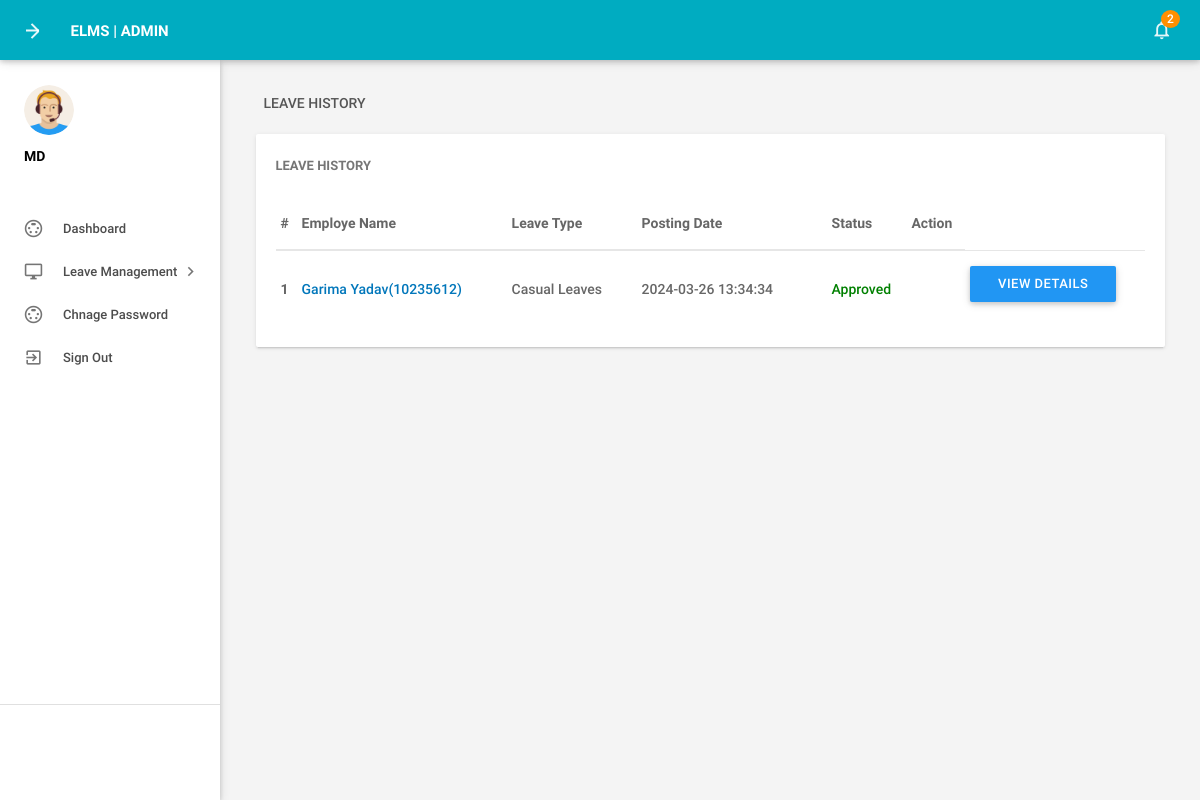
The app's page /elms/elms/md/leaves.php (signed in) with its own data.
### tables this page shows
CREATE TABLE `tblleaves` (
  `id` int(11) NOT NULL,
  `LeaveType` varchar(110) DEFAULT NULL,
  `ToDate` varchar(120) DEFAULT NULL,
  `FromDate` varchar(120) DEFAULT NULL,
  `Description` mediumtext DEFAULT NULL,
  `PostingDate` timestamp NULL DEFAULT current_timestamp(),
  `AdminRemark` mediumtext DEFAULT NULL,
  `AdminRemarkDate` varchar(120) DEFAULT NULL,
  `Status` int(1) DEFAULT NULL,
  `IsRead` int(1) DEFAULT NULL,
  `empid` int(11) DEFAULT NULL
);

CREATE TABLE `tblemployees` (
  `id` int(11) NOT NULL,
  `EmpId` varchar(100) NOT NULL,
  `FirstName` varchar(150) DEFAULT NULL,
  `LastName` varchar(150) DEFAULT NULL,
  `EmailId` varchar(200) DEFAULT NULL,
  `Password` varchar(180) DEFAULT NULL,
  `Gender` varchar(100) DEFAULT NULL,
  `Dob` varchar(100) DEFAULT NULL,
  `Department` varchar(255) DEFAULT NULL,
  `Address` varchar(255) DEFAULT NULL,
  `City` varchar(200) DEFAULT NULL,
  `Country` varchar(150) DEFAULT NULL,
  `Phonenumber` char(11) DEFAULT NULL,
  `Status` int(1) DEFAULT NULL,
  `RegDate` timestamp NULL DEFAULT current_timestamp()
);

### elms/elms/md/leaves.php (the view, shortened to what this page needs)
<?php
include('includes/config.php');
if(strlen($_SESSION['alogin'])==0)
    {
header('location:index.php');
}
else{
 ?>
<!DOCTYPE html>
<html lang="en">
    <head>
        <link type="text/css" rel="stylesheet" href="../assets/plugins/materialize/css/materialize.min.css"/>
        <link href="../assets/plugins/material-preloader/css/materialPreloader.min.css" rel="stylesheet">
        <link href="../assets/plugins/datatables/css/jquery.dataTables.min.css" rel="stylesheet">
                <link href="../assets/plugins/google-code-prettify/prettify.css" rel="stylesheet" type="text/css"/>
        <link href="../assets/css/alpha.min.css" rel="stylesheet" type="text/css"/>
        <link href="../assets/css/custom.css" rel="stylesheet" type="text/css"/>
    </head>
    <body>
       <?php include('includes/header.php');?>
       <?php include('includes/sidebar.php');?>
            <main class="mn-inner">
                <div class="row">
                    <div class="col s12">
                        <div class="page-title">Leave History</div>
                    </div>
                    <div class="col s12 m12 l12">
                        <div class="card">
                            <div class="card-content">
                                <span class="card-title">Leave History</span>
                                <table id="example" class="display responsive-table ">
                                    <thead>
                                        <tr>
                                            <th>#</th>
                                            <th width="200">Employe Name</th>
                                            <th width="120">Leave Type</th>
                                             <th width="180">Posting Date</th>
                                            <th>Status</th>
                                            <th align="center">Action</th>
                                        </tr>
                                    </thead>
                                    <tbody>
<?php $sql = "SELECT tblleaves.id as lid,tblemployees.FirstName,tblemployees.LastName,tblemployees.EmpId,tblemployees.id,tblleaves.LeaveType,tblleaves.PostingDate,tblleaves.Status from tblleaves join tblemployees on tblleaves.empid=tblemployees.id where Department='Project Head' order by lid desc";
$query = $dbh -> prepare($sql);
$query->execute();
$results=$query->fetchAll(PDO::FETCH_OBJ);
$cnt=1;
if($query->rowCount() > 0)
{
foreach($results as $result)
{
      ?>
                                        <tr>
                                            <td> <b><?php echo htmlentities($cnt);?></b></td>
                                              <td><a href="editemployee.php?empid=<?php echo htmlentities($result->id);?>" target="_blank"><?php echo htmlentities($result->FirstName." ".$result->LastName);?>(<?php echo htmlentities($result->EmpId);?>)</a></td>
                                            <td><?php echo htmlentities($result->LeaveType);?></td>
                                            <td><?php echo htmlentities($result->PostingDate);?></td>
                                                                       <td><?php $stats=$result->Status;
if($stats==1){
                                             ?>
                                                 <span style="color: green">Approved</span>
                                                 <?php } if($stats==2)  { ?>
                                                <span style="color: red">Not Approved</span>
                                                 <?php } if($stats==0)  { ?>
 <span style="color: blue">waiting for approval</span>
 <?php } ?>
                                             </td>
          <td>
           <td><a href="leave-details.php?leaveid=<?php echo htmlentities($result->lid);?>" class="waves-effect waves-light btn blue m-b-xs"  > View Details</a></td>
                                    </tr>
                                         <?php $cnt++;} }?>
                                    </tbody>
                                </table>
                            </div>
                        </div>
                    </div>
                </div>
            </main>
        </div>
        <div class="left-sidebar-hover"></div>
    </body>
</html>
<?php } ?>

### records on screen
tblleaves: tblemployees.FirstName+LastName "Garima Yadav", tblemployees.EmpId "10235612", LeaveType "Casual Leaves", PostingDate "2024-03-26 13:34:34", Status "Approved"

### other values on screen
$unreadcount "2"
